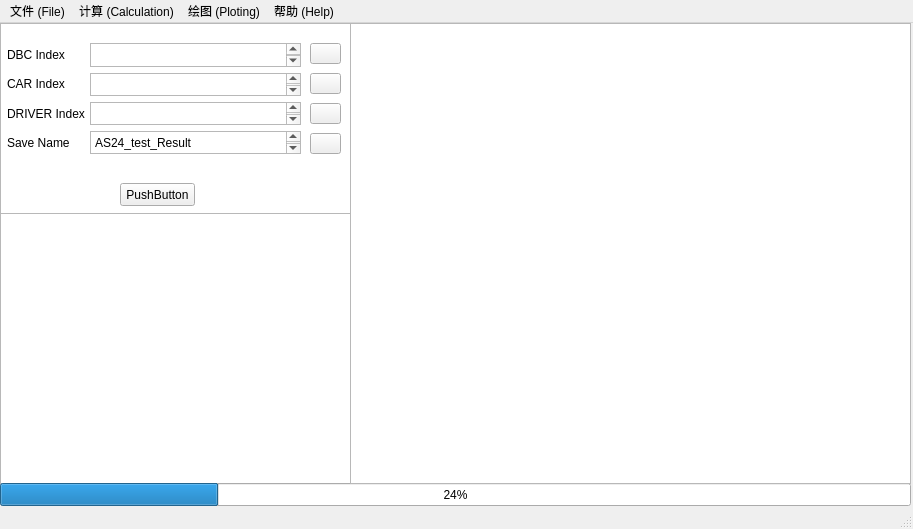
<?xml version="1.0" encoding="UTF-8"?>
<ui version="4.0">
 <class>MainWindow</class>
 <widget class="QMainWindow" name="MainWindow">
  <property name="geometry">
   <rect>
    <x>0</x>
    <y>0</y>
    <width>913</width>
    <height>529</height>
   </rect>
  </property>
  <property name="windowTitle">
   <string>MainWindow</string>
  </property>
  <widget class="QWidget" name="centralwidget">
   <widget class="QTableView" name="DatatableView">
    <property name="geometry">
     <rect>
      <x>0</x>
      <y>190</y>
      <width>351</width>
      <height>271</height>
     </rect>
    </property>
   </widget>
   <widget class="QListView" name="MessagelistView">
    <property name="geometry">
     <rect>
      <x>0</x>
      <y>0</y>
      <width>351</width>
      <height>191</height>
     </rect>
    </property>
   </widget>
   <widget class="QProgressBar" name="progressBar">
    <property name="geometry">
     <rect>
      <x>0</x>
      <y>460</y>
      <width>911</width>
      <height>23</height>
     </rect>
    </property>
    <property name="value">
     <number>24</number>
    </property>
   </widget>
   <widget class="QGraphicsView" name="graphicsView">
    <property name="geometry">
     <rect>
      <x>350</x>
      <y>0</y>
      <width>561</width>
      <height>461</height>
     </rect>
    </property>
   </widget>
   <widget class="QPushButton" name="open_DBC">
    <property name="geometry">
     <rect>
      <x>310</x>
      <y>20</y>
      <width>31</width>
      <height>21</height>
     </rect>
    </property>
    <property name="styleSheet">
     <string notr="true">QPushButton{border-image: url(./Image/file.png);}
</string>
    </property>
    <property name="text">
     <string/>
    </property>
   </widget>
   <widget class="QWidget" name="layoutWidget">
    <property name="geometry">
     <rect>
      <x>7</x>
      <y>20</y>
      <width>81</width>
      <height>111</height>
     </rect>
    </property>
    <layout class="QVBoxLayout" name="verticalLayout">
     <item>
      <widget class="QLabel" name="label">
       <property name="font">
        <font>
         <pointsize>9</pointsize>
        </font>
       </property>
       <property name="text">
        <string>DBC Index</string>
       </property>
      </widget>
     </item>
     <item>
      <widget class="QLabel" name="label_2">
       <property name="font">
        <font>
         <pointsize>9</pointsize>
        </font>
       </property>
       <property name="text">
        <string>CAR Index</string>
       </property>
      </widget>
     </item>
     <item>
      <widget class="QLabel" name="label_3">
       <property name="font">
        <font>
         <pointsize>9</pointsize>
        </font>
       </property>
       <property name="text">
        <string>DRIVER Index</string>
       </property>
      </widget>
     </item>
     <item>
      <widget class="QLabel" name="label_4">
       <property name="font">
        <font>
         <pointsize>9</pointsize>
        </font>
       </property>
       <property name="text">
        <string>Save Name</string>
       </property>
      </widget>
     </item>
    </layout>
   </widget>
   <widget class="QWidget" name="layoutWidget">
    <property name="geometry">
     <rect>
      <x>90</x>
      <y>20</y>
      <width>211</width>
      <height>111</height>
     </rect>
    </property>
    <layout class="QVBoxLayout" name="verticalLayout_2">
     <item>
      <widget class="QPlainTextEdit" name="plainTextEdit"/>
     </item>
     <item>
      <widget class="QPlainTextEdit" name="plainTextEdit_2"/>
     </item>
     <item>
      <widget class="QPlainTextEdit" name="plainTextEdit_3"/>
     </item>
     <item>
      <widget class="QPlainTextEdit" name="plainTextEdit_4">
       <property name="plainText">
        <string>AS24_test_Result</string>
       </property>
      </widget>
     </item>
    </layout>
   </widget>
   <widget class="QPushButton" name="open_CAR">
    <property name="geometry">
     <rect>
      <x>310</x>
      <y>50</y>
      <width>31</width>
      <height>21</height>
     </rect>
    </property>
    <property name="styleSheet">
     <string notr="true">QPushButton{border-image: url(./Image/file.png);}

</string>
    </property>
    <property name="text">
     <string/>
    </property>
   </widget>
   <widget class="QPushButton" name="open_DRIVER">
    <property name="geometry">
     <rect>
      <x>310</x>
      <y>80</y>
      <width>31</width>
      <height>21</height>
     </rect>
    </property>
    <property name="styleSheet">
     <string notr="true">QPushButton{border-image: url(./Image/file.png);}
</string>
    </property>
    <property name="text">
     <string/>
    </property>
   </widget>
   <widget class="QPushButton" name="pushButton">
    <property name="geometry">
     <rect>
      <x>310</x>
      <y>110</y>
      <width>31</width>
      <height>21</height>
     </rect>
    </property>
    <property name="styleSheet">
     <string notr="true">QPushButton{border-image: url(./Image/Set_name.png);}
</string>
    </property>
    <property name="text">
     <string/>
    </property>
   </widget>
   <widget class="QPushButton" name="pushButton_2">
    <property name="geometry">
     <rect>
      <x>120</x>
      <y>160</y>
      <width>75</width>
      <height>23</height>
     </rect>
    </property>
    <property name="text">
     <string>PushButton</string>
    </property>
   </widget>
  </widget>
  <widget class="QMenuBar" name="menubar">
   <property name="geometry">
    <rect>
     <x>0</x>
     <y>0</y>
     <width>913</width>
     <height>23</height>
    </rect>
   </property>
   <widget class="QMenu" name="menu">
    <property name="title">
     <string>文件 (File)</string>
    </property>
    <addaction name="menu_InputData"/>
    <addaction name="separator"/>
    <addaction name="menu_Exit"/>
   </widget>
   <widget class="QMenu" name="menu_3">
    <property name="title">
     <string>绘图 (Ploting)</string>
    </property>
    <addaction name="menu_PlotData"/>
   </widget>
   <widget class="QMenu" name="menu_2">
    <property name="title">
     <string>计算 (Calculation)</string>
    </property>
    <addaction name="menu_CalData"/>
   </widget>
   <widget class="QMenu" name="menu_4">
    <property name="title">
     <string>帮助 (Help)</string>
    </property>
    <addaction name="menu_Guildlines"/>
    <addaction name="separator"/>
    <addaction name="menu_ContactUs"/>
   </widget>
   <addaction name="menu"/>
   <addaction name="menu_2"/>
   <addaction name="menu_3"/>
   <addaction name="menu_4"/>
  </widget>
  <widget class="QStatusBar" name="statusbar">
   <property name="sizeGripEnabled">
    <bool>true</bool>
   </property>
  </widget>
  <action name="actiontest">
   <property name="text">
    <string>test</string>
   </property>
  </action>
  <action name="actiontest2">
   <property name="text">
    <string>test2</string>
   </property>
  </action>
  <action name="menu_PlotData">
   <property name="text">
    <string>绘制轨迹曲线 Ploting Data</string>
   </property>
  </action>
  <action name="menu_InputData">
   <property name="text">
    <string>导入测试数据 Input Test Data</string>
   </property>
  </action>
  <action name="menu_CalData">
   <property name="text">
    <string>求解 Solution</string>
   </property>
  </action>
  <action name="menu_Exit">
   <property name="text">
    <string>退出</string>
   </property>
  </action>
  <action name="menu_Guildlines">
   <property name="text">
    <string>操作指南 Guildlines</string>
   </property>
  </action>
  <action name="menu_ContactUs">
   <property name="text">
    <string>联系作者 Contact Us!</string>
   </property>
  </action>
 </widget>
 <resources>
  <include location="Image.qrc"/>
 </resources>
 <connections/>
</ui>
